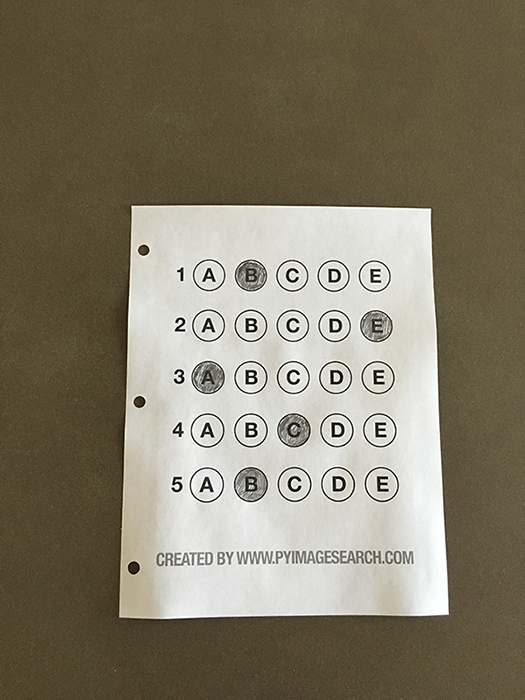
#> input picture face_recognition/answer/t1.png, 525 x 700 px
$ python circle_t.py
#> lines starting #> are read from the running program, lines starting #| are printed output that depends on the picture; after the words box and inside, x2 and y2 are one past the last pixel; in counts of white or black regions, pixels touching at a corner belong together
#! /usr/bin/env python
# -*- coding: utf-8 -*-

import cv2
import numpy as np


def detectCircles():
    # 加载图像
    image = cv2.imread('t1.png')
#> image is the input picture: shape (700, 525, 3); mean B, G, R 104.7, 123.2, 130.7

    output = image.copy()
    # 转换成灰度图像
    gray = cv2.cvtColor(image, cv2.COLOR_BGR2GRAY)
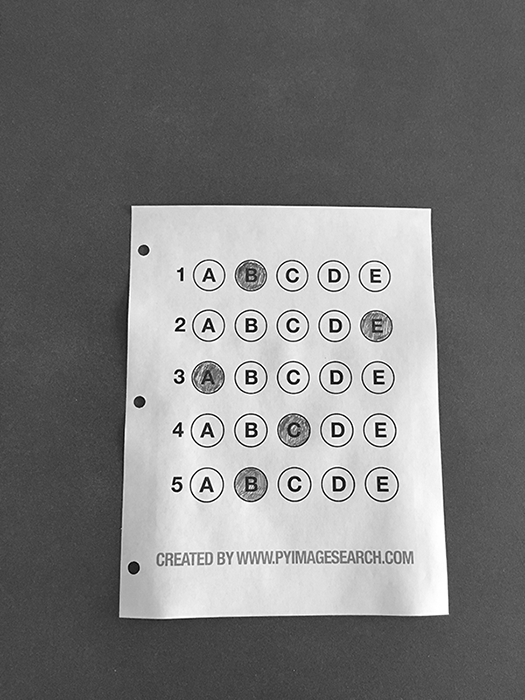
#> gray: shape (700, 525); min 0, max 255, mean 123.4
    # 检测圆
    circles = cv2.HoughCircles(gray, cv2.HOUGH_GRADIENT, 1.5, 20)
#> circles = 15 rows, first 8: [288.8, 348.8, 87.75], [261.8, 357.8, 85.2], [317.2, 491.2, 70.2], [311.2, 372.8, 66.45], [311.2, 321.8, 64.35], [318.8, 342.8, 73.2], [179.2, 468.8, 96], [269.2, 335.2, 62.55]
    # 确保至少找到一个圆
    if circles is not None:
        # 将圆(x, y)坐标和半径转换成int
        circles = np.round(circles[0, :]).astype('int')
#> circles = 15 rows, first 8: [289, 349, 88], [262, 358, 85], [317, 491, 70], [311, 373, 66], [311, 322, 64], [319, 343, 73], [179, 469, 96], [269, 335, 63]
        for (x, y, r) in circles:
            # 绘制圆和半径矩形到output
            cv2.circle(output, (x, y), r, (0, 255, 0), 4)
            cv2.rectangle(output, (x - 5, y - 5), (x + 5, y + 5), (0, 128, 255), -1)
#> this loop made 15 passes
#> (x, y, r) on passes 1 to 12: (289, 349, 88), (262, 358, 85), (317, 491, 70), (311, 373, 66), (311, 322, 64), (319, 343, 73), (179, 469, 96), (269, 335, 63), (269, 388, 61), (293, 430, 17), (280, 502, 63), (250, 544, 72)
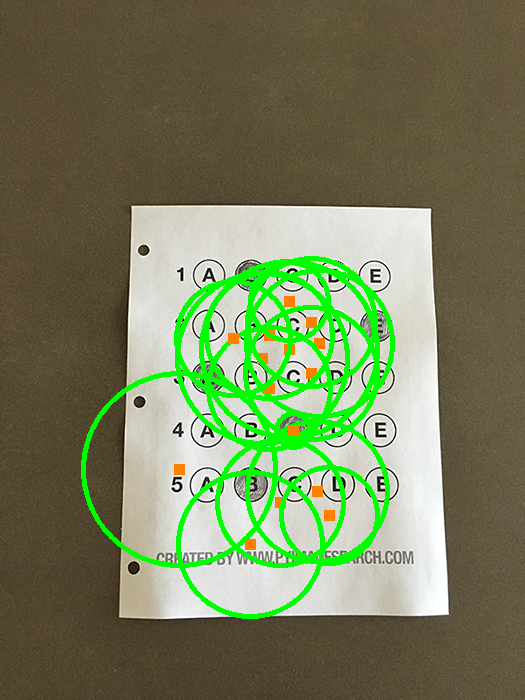
#> output: shape (700, 525, 3); 7.16% of pixels changed, all inside (x1, y1, x2, y2) = (81, 256, 395, 619)

        cv2.imshow('output', np.hstack([image, output]))
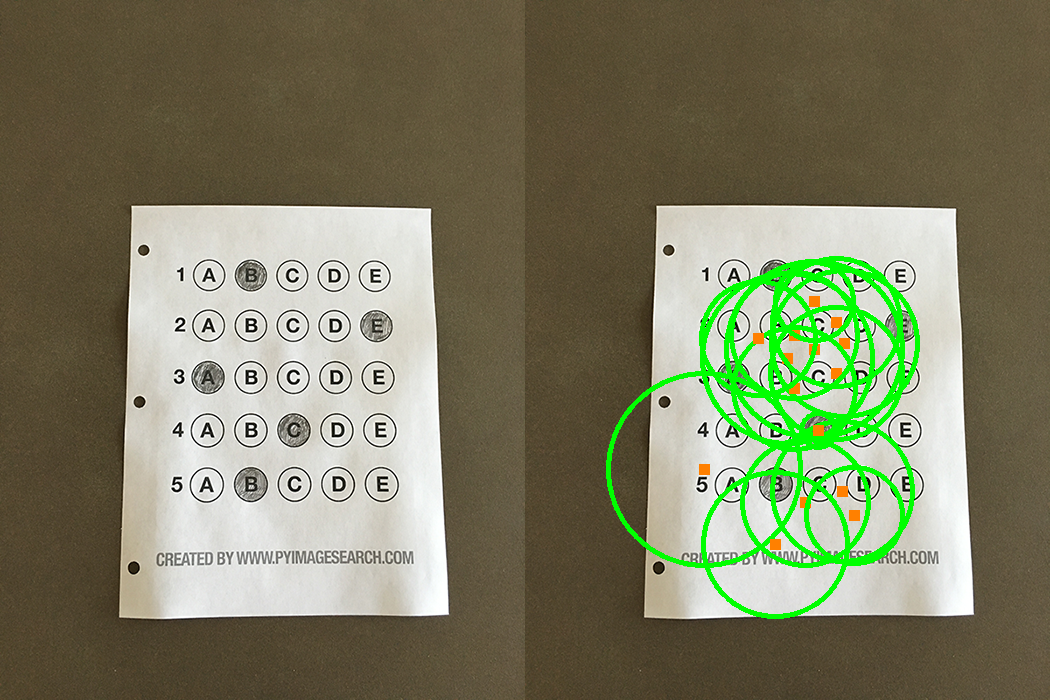
#> window 'output': shape (700, 1050, 3); mean B, G, R 98.3, 125.4, 124.5
        cv2.waitKey(0)
        cv2.destroyAllWindows()


if __name__ == "__main__":
    detectCircles()
